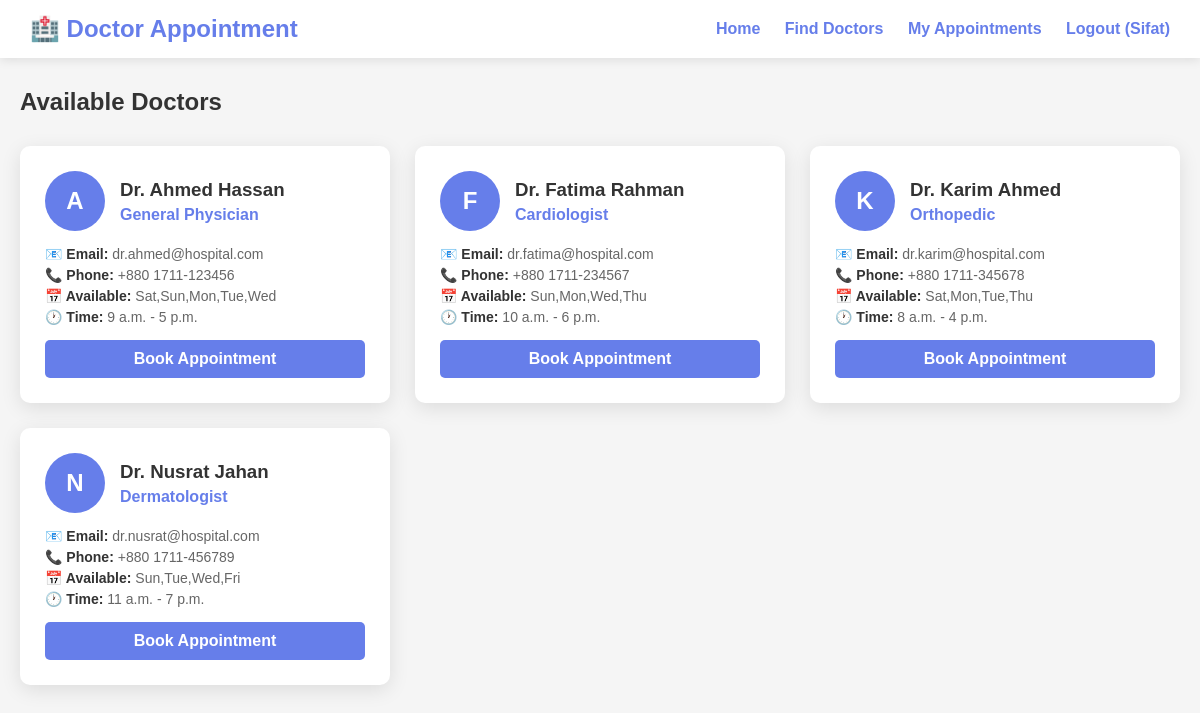
Screenshot of /doctors/ (signed in) with the database file from the repository.
### appointments/models.py (models this page shows, shortened)
class Doctor(models.Model):
    name = models.CharField(max_length=100)
    specialization = models.CharField(max_length=100)
    email = models.EmailField()
    phone = models.CharField(max_length=20)
    available_days = models.CharField(max_length=100, help_text="Comma-separated days, e.g., Mon,Tue,Wed")
    available_time_start = models.TimeField()
    available_time_end = models.TimeField()

### appointments/views.py (the view)
# urls.py: path('doctors/', views.doctor_list, name='doctor_list'),
@login_required
def doctor_list(request):
    doctors = Doctor.objects.all()
    return render(request, 'doctor_list.html', {'doctors': doctors})

### templates/doctor_list.html (shortened to what this page needs)
<!DOCTYPE html>
<html lang="en">
<head>
</head>
<body>
    <nav class="navbar">
        <h1>🏥 Doctor Appointment</h1>
        <div class="nav-links">
            <a href="{% url 'home' %}">Home</a>
            <a href="{% url 'doctor_list' %}">Find Doctors</a>
            <a href="{% url 'my_appointments' %}">My Appointments</a>
            <a href="{% url 'logout' %}">Logout ({{ user.username }})</a>
        </div>
    </nav>
    <div class="container">
        <h2>Available Doctors</h2>
        {% if doctors %}
            <div class="doctors-grid">
                {% for doctor in doctors %}
                    <div class="doctor-card">
                        <div class="doctor-header">
                            <div class="doctor-avatar">
                                {{ doctor.name|slice:":1" }}
                            </div>
                            <div class="doctor-info">
                                <h3>Dr. {{ doctor.name }}</h3>
                                <span class="doctor-specialty">{{ doctor.specialization }}</span>
                            </div>
                        </div>
                        <div class="doctor-details">
                            <p><strong>📧 Email:</strong> {{ doctor.email }}</p>
                            <p><strong>📞 Phone:</strong> {{ doctor.phone }}</p>
                            <p><strong>📅 Available:</strong> {{ doctor.available_days }}</p>
                            <p><strong>🕐 Time:</strong> {{ doctor.available_time_start }} - {{ doctor.available_time_end }}</p>
                        </div>
                        <a href="{% url 'book_appointment' doctor.id %}" class="btn">Book Appointment</a>
                    </div>
                {% endfor %}
            </div>
        {% else %}
            <div class="empty-state">
                <p>No doctors available at the moment. Please check back later.</p>
            </div>
        {% endif %}
    </div>
</body>
</html>

### templates/doctor_list.html (style rules this page uses)
* { margin: 0; padding: 0; box-sizing: border-box; }
body { font-family: Arial, sans-serif; background: #f5f5f5; min-height: 100vh; }
.navbar { background: white; padding: 15px 30px; display: flex; justify-content: space-between; align-items: center; box-shadow: 0 2px 10px rgba(0,0,0,0.1); }
.navbar h1 { color: #667eea; font-size: 24px; }
.nav-links a { color: #667eea; text-decoration: none; margin-left: 20px; font-weight: bold; }
.container { max-width: 1200px; margin: 0 auto; padding: 30px 20px; }
h2 { color: #333; margin-bottom: 30px; }
.doctors-grid { display: grid; grid-template-columns: repeat(auto-fill, minmax(350px, 1fr)); gap: 25px; }
.doctor-card { background: white; border-radius: 10px; padding: 25px; box-shadow: 0 5px 20px rgba(0,0,0,0.1); transition: transform 0.3s; }
.doctor-header { display: flex; align-items: center; margin-bottom: 15px; }
.doctor-avatar { width: 60px; height: 60px; background: #667eea; border-radius: 50%; display: flex; justify-content: center; align-items: center; color: white; font-size: 24px; font-weight: bold; margin-right: 15px; }
.doctor-info h3 { color: #333; margin-bottom: 5px; }
.doctor-specialty { color: #667eea; font-weight: bold; }
.doctor-details { margin-bottom: 15px; }
.doctor-details p { color: #666; margin-bottom: 5px; font-size: 14px; }
.doctor-details strong { color: #333; }
.btn { display: inline-block; padding: 10px 20px; background: #667eea; color: white; text-decoration: none; border-radius: 5px; font-weight: bold; text-align: center; width: 100%; border: none; cursor: pointer; transition: background 0.3s; }

### rows the page displays
Doctor: name "A", name "Ahmed Hassan", specialization "General Physician", email "dr.ahmed@hospital.com", phone "+880 1711-123456", available_days "Sat,Sun,Mon,Tue,Wed", available_time_start "9 a.m.", available_time_end "5 p.m."
Doctor: name "F", name "Fatima Rahman", specialization "Cardiologist", email "dr.fatima@hospital.com", phone "+880 1711-234567", available_days "Sun,Mon,Wed,Thu", available_time_start "10 a.m.", available_time_end "6 p.m."
Doctor: name "K", name "Karim Ahmed", specialization "Orthopedic", email "dr.karim@hospital.com", phone "+880 1711-345678", available_days "Sat,Mon,Tue,Thu", available_time_start "8 a.m.", available_time_end "4 p.m."
Doctor: name "N", name "Nusrat Jahan", specialization "Dermatologist", email "dr.nusrat@hospital.com", phone "+880 1711-456789", available_days "Sun,Tue,Wed,Fri", available_time_start "11 a.m.", available_time_end "7 p.m."

### other values shown
{{ user.username }} "Sifat"
